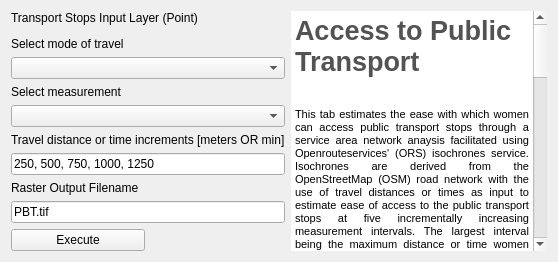
         <widget class="QWidget" name="tab_18">
          <attribute name="title">
           <string>Public Transport</string>
          </attribute>
          <layout class="QGridLayout" name="gridLayout_11">
           <item row="0" column="0" colspan="2">
            <widget class="QLabel" name="label_23">
             <property name="maximumSize">
              <size>
               <width>16777215</width>
               <height>50</height>
              </size>
             </property>
             <property name="text">
              <string>Transport Stops Input Layer (Point)</string>
             </property>
            </widget>
           </item>
           <item row="0" column="2" rowspan="11">
            <widget class="QTextEdit" name="textEdit_12">
             <property name="enabled">
              <bool>true</bool>
             </property>
             <property name="frameShape">
              <enum>QFrame::NoFrame</enum>
             </property>
             <property name="readOnly">
              <bool>true</bool>
             </property>
             <property name="html">
              <string>&lt;!DOCTYPE HTML PUBLIC &quot;-//W3C//DTD HTML 4.0//EN&quot; &quot;http://www.w3.org/TR/REC-html40/strict.dtd&quot;&gt;
&lt;html&gt;&lt;head&gt;&lt;meta name=&quot;qrichtext&quot; content=&quot;1&quot; /&gt;&lt;style type=&quot;text/css&quot;&gt;
p, li { white-space: pre-wrap; }
&lt;/style&gt;&lt;/head&gt;&lt;body style=&quot; font-family:'MS Shell Dlg 2'; font-size:8.25pt; font-weight:400; font-style:normal;&quot;&gt;
&lt;p style=&quot; margin-top:0px; margin-bottom:0px; margin-left:0px; margin-right:0px; -qt-block-indent:0; text-indent:0px;&quot;&gt;&lt;span style=&quot; font-size:20pt; font-weight:600; color:#535353;&quot;&gt;Access to Public Transport&lt;/span&gt;&lt;/p&gt;
&lt;p style=&quot;-qt-paragraph-type:empty; margin-top:0px; margin-bottom:0px; margin-left:0px; margin-right:0px; -qt-block-indent:0; text-indent:0px; font-size:20pt; font-weight:600; color:#535353;&quot;&gt;&lt;br /&gt;&lt;/p&gt;
&lt;p align=&quot;justify&quot; style=&quot; margin-top:0px; margin-bottom:0px; margin-left:0px; margin-right:0px; -qt-block-indent:0; text-indent:0px;&quot;&gt;&lt;span style=&quot; font-size:8pt;&quot;&gt;This tab estimates the ease with which women can access public transport stops through a service area network anaysis facilitated using Openrouteservices' (ORS) isochrones service. Isochrones are derived from the OpenStreetMap (OSM) road network with the use of travel&lt;/span&gt;&lt;span style=&quot; font-size:7.8pt;&quot;&gt; &lt;/span&gt;&lt;span style=&quot; font-size:8pt;&quot;&gt;distances or times as input to estimate ease of access to the public transport stops at five incrementally increasing measurement intervals. The largest interval being the maximum distance or time women would travel to reach these locations. The algorithm produces five catchment areas based on the road network. A scoring system ranging from 5 to 1 is assigned to the catchment area polygons, reflecting the decreasing order of accessibility. Areas outside these catchment areas receive a score of zero. &lt;/span&gt;&lt;/p&gt;
&lt;p style=&quot; margin-top:12px; margin-bottom:12px; margin-left:0px; margin-right:0px; -qt-block-indent:0; text-indent:0px;&quot;&gt;&lt;span style=&quot; font-size:8pt; font-weight:600;&quot;&gt;Input&lt;/span&gt;&lt;span style=&quot; font-size:8pt;&quot;&gt;: Point locations (.shp) of public transport stops. &lt;/span&gt;&lt;/p&gt;
&lt;p style=&quot; margin-top:12px; margin-bottom:12px; margin-left:0px; margin-right:0px; -qt-block-indent:0; text-indent:0px;&quot;&gt;&lt;span style=&quot; font-size:8pt; font-weight:600;&quot;&gt;Travel mode&lt;/span&gt;&lt;span style=&quot; font-size:8pt;&quot;&gt;: The user can select walking or driving as a travel mode and it is recommended that the same travel mode should be selected for all accessibility factors. The default travel mode is walking due to its inclusive nature. &lt;/span&gt;&lt;/p&gt;
&lt;p style=&quot; margin-top:12px; margin-bottom:12px; margin-left:0px; margin-right:0px; -qt-block-indent:0; text-indent:0px;&quot;&gt;&lt;span style=&quot; font-size:8pt; font-weight:600;&quot;&gt;Measurement&lt;/span&gt;&lt;span style=&quot; font-size:8pt;&quot;&gt;: The default measurement for travel is distance in meters which is most appropriate for walking. If driving is selected as travel mode, time in minutes is a more appropriate measurement. &lt;/span&gt;&lt;/p&gt;
&lt;p style=&quot; margin-top:12px; margin-bottom:12px; margin-left:0px; margin-right:0px; -qt-block-indent:0; text-indent:0px;&quot;&gt;&lt;span style=&quot; font-size:8pt; font-weight:600;&quot;&gt;Travel&lt;/span&gt;&lt;span style=&quot; font-size:8pt;&quot;&gt; &lt;/span&gt;&lt;span style=&quot; font-size:8pt; font-weight:600;&quot;&gt;increments&lt;/span&gt;&lt;span style=&quot; font-size:8pt;&quot;&gt;: The travel increments for walking are loaded by default and based on evidence from literature. If evidence from the local context suggests alternative thresholds and increments are more appropriate, the user can alter these default values. If the selected travel mode is driving the equal measurement increments should be in minutes, and informed by the local context (for example, if the user knows that the maximum time that women spend driving is 30 minutes, the increment input would be 6, 12, 18, 24, 30). &lt;/span&gt;&lt;/p&gt;
&lt;p style=&quot; margin-top:12px; margin-bottom:12px; margin-left:0px; margin-right:0px; -qt-block-indent:0; text-indent:0px;&quot;&gt;&lt;span style=&quot; font-size:8pt; font-weight:600;&quot;&gt;Output&lt;/span&gt;&lt;span style=&quot; font-size:8pt;&quot;&gt;: A raster file containing values ranging from 0 to 5 is saved to the output directory. A value of 5 identifies areas that are within the catchment defined by the smallest travel increment for transport stops (i.e., the areas where transport accessibility for women is highest). A value of 0 indicates areas that are outside of the catchment defined by the maximum travel increment for transport stops (i.e., no transport stops are accessible to women from these areas). &lt;/span&gt;&lt;/p&gt;
&lt;p align=&quot;center&quot; style=&quot; margin-top:12px; margin-bottom:12px; margin-left:0px; margin-right:0px; -qt-block-indent:0; text-indent:0px;&quot;&gt;&lt;span style=&quot; font-size:8pt; font-style:italic;&quot;&gt;Service Area Analysis is undertaken using the openrouteservice API and OpenStreetMap data. &lt;/span&gt;&lt;span style=&quot; font-family:'Calibri','sans-serif'; font-size:8pt; font-style:italic;&quot;&gt;© openrouteservice.org by HeiGIT | Road network data © OpenStreetMap contributors&lt;/span&gt;&lt;/p&gt;
&lt;p align=&quot;center&quot; style=&quot;-qt-paragraph-type:empty; margin-top:12px; margin-bottom:12px; margin-left:0px; margin-right:0px; -qt-block-indent:0; text-indent:0px; font-family:'Calibri','sans-serif'; font-size:8pt; font-style:italic;&quot;&gt;&lt;br /&gt;&lt;/p&gt;
&lt;p align=&quot;center&quot; style=&quot;-qt-paragraph-type:empty; margin-top:12px; margin-bottom:12px; margin-left:0px; margin-right:0px; -qt-block-indent:0; text-indent:0px; font-family:'Calibri','sans-serif'; font-size:8pt; font-style:italic;&quot;&gt;&lt;br /&gt;&lt;/p&gt;&lt;/body&gt;&lt;/html&gt;</string>
             </property>
            </widget>
           </item>
           <item row="1" column="0" colspan="2">
            <widget class="QgsFileWidget" name="PBT_Input_Field">
             <property name="maximumSize">
              <size>
               <width>16777215</width>
               <height>50</height>
              </size>
             </property>
            </widget>
           </item>
           <item row="2" column="0" colspan="2">
            <widget class="QLabel" name="label_25">
             <property name="maximumSize">
              <size>
               <width>16777215</width>
               <height>50</height>
              </size>
             </property>
             <property name="text">
              <string>Select mode of travel</string>
             </property>
            </widget>
           </item>
           <item row="3" column="0" colspan="2">
            <widget class="QComboBox" name="PBT_mode_CB"/>
           </item>
           <item row="4" column="0" colspan="2">
            <widget class="QLabel" name="label_30">
             <property name="maximumSize">
              <size>
               <width>16777215</width>
               <height>50</height>
              </size>
             </property>
             <property name="text">
              <string>Select measurement</string>
             </property>
            </widget>
           </item>
           <item row="5" column="0" colspan="2">
            <widget class="QComboBox" name="PBT_measurement_CB"/>
           </item>
           <item row="6" column="0" colspan="2">
            <widget class="QLabel" name="label_9">
             <property name="maximumSize">
              <size>
               <width>16777215</width>
               <height>50</height>
              </size>
             </property>
             <property name="text">
              <string>Travel distance or time increments [meters OR min]</string>
             </property>
            </widget>
           </item>
           <item row="7" column="0" colspan="2">
            <widget class="QgsFilterLineEdit" name="PBT_Ranges_Field">
             <property name="text">
              <string>250, 500, 750, 1000, 1250</string>
             </property>
             <property name="qgisRelation" stdset="0">
              <string notr="true"/>
             </property>
            </widget>
           </item>
           <item row="8" column="0" colspan="2">
            <widget class="QLabel" name="label_8">
             <property name="maximumSize">
              <size>
               <width>16777215</width>
               <height>50</height>
              </size>
             </property>
             <property name="text">
              <string>Raster Output Filename</string>
             </property>
            </widget>
           </item>
           <item row="9" column="0" colspan="2">
            <widget class="QgsFilterLineEdit" name="PBT_Output_Field">
             <property name="text">
              <string>PBT.tif</string>
             </property>
             <property name="qgisRelation" stdset="0">
              <string notr="true"/>
             </property>
            </widget>
           </item>
           <item row="10" column="0">
            <widget class="QPushButton" name="PBT_Execute_PB">
             <property name="text">
              <string>Execute</string>
             </property>
            </widget>
           </item>
           <item row="10" column="1">
            <widget class="QLabel" name="PBT_status">
             <property name="text">
              <string/>
             </property>
            </widget>
           </item>
          </layout>
         </widget>
